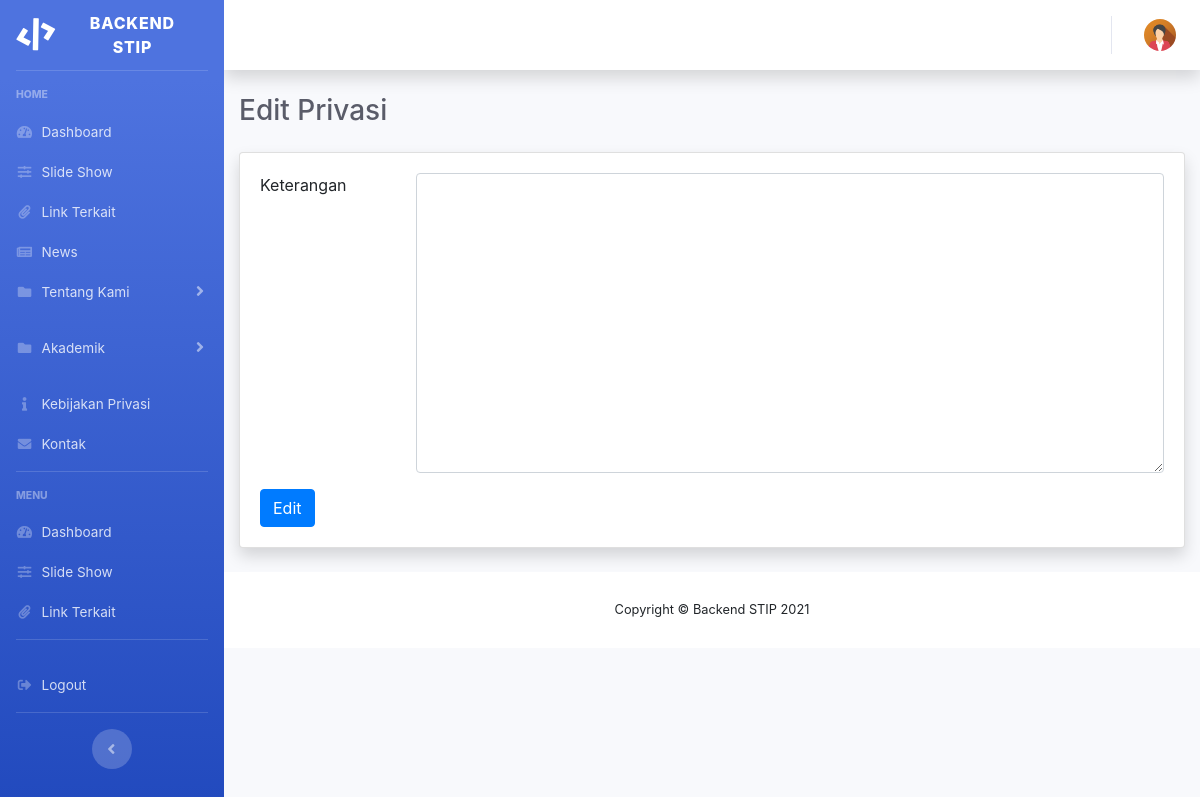
The app's page /index.php/admin/edit_privasi, older data.
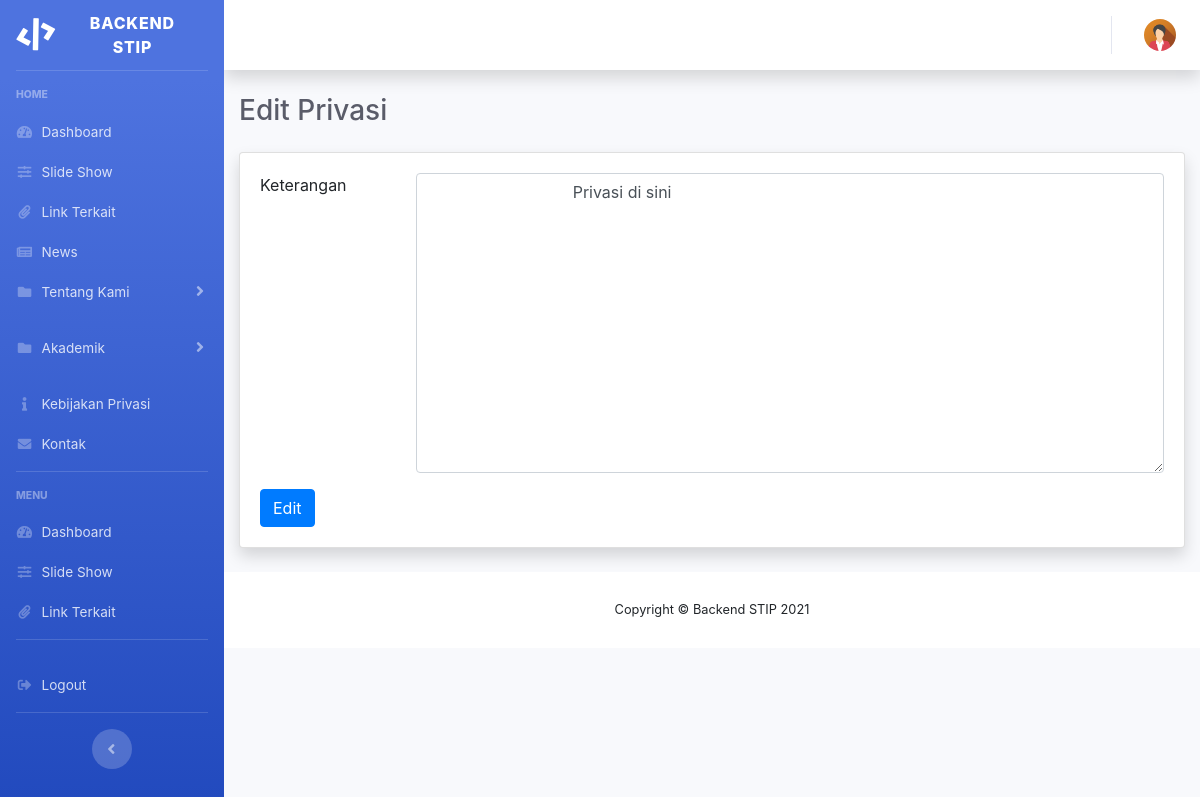
The same page, newer data.
### tables this page shows
CREATE TABLE `aboutus` (
  `id` int(11) NOT NULL,
  `title` varchar(255) NOT NULL,
  `description` text NOT NULL,
  `created_at` datetime NOT NULL
);

### application/controllers/Admin.php (called while the page is built, shortened)
<?php
class Admin extends CI_Controller
{
    public function __construct()
    {
        $this->load->helper(array('form', 'url', 'file'));
        $this->load->model('admin_model');
    }
public function edit_privasi()
{
    $data['title'] = 'Edit Privasi';
    $this->load->model('Admin_model','privasi');
    $data['privasi'] = $this->privasi->select_privasi();
    $this->load->view('admin/themes/header');
    $this->load->view('admin/tentangkami/privasi',$data);
    $this->load->view('admin/themes/footer');
}
}

### index.php (called while the page is built, shortened)
<?php
require_once BASEPATH.'core/CodeIgniter.php';

### application/models/Admin_model.php (called while the page is built, shortened)
<?php
class Admin_model extends CI_Model {
public function select_privasi()
{
	$sql = $this->db->query("select * from aboutus where id = '3'");
	$data = $sql->result_array();
	return $data;
}
} ?>

### application/views/admin/tentangkami/privasi.php (the view, shortened to what this page needs)
<div class="container-fluid">
            <h5 class="h3 mb-4 text-gray-800"><?= $title;?></h5>
            <div class="card shadow mb-4">
                <div class="card-body">
                <div class="row">
                <div class="col-lg-12">
                    <?=form_open_multipart('admin/proses_edit_privasi', 'id="edit_privasi"') ?>
                        <div class="form-group row">
                        <div class="col-sm-2">
                            Keterangan
                        </div>
                        <div class="col-sm-10">
                                <textarea class="form-control" style="height:300px" name="description">
                                <?= $privasi[0]['description']?>
                                </textarea>
                        </div>
                        </div>
                        <div class="from-group">
                            <button type="submit" class="btn btn-primary">Edit</button>
                        </div>
                    </form>
                </div>
            </div>
                </div>
            </div>
        </div>

Row changes from the older to the newer data that the page shows:
changed aboutus: description (not shown) → "Privasi di sini"
